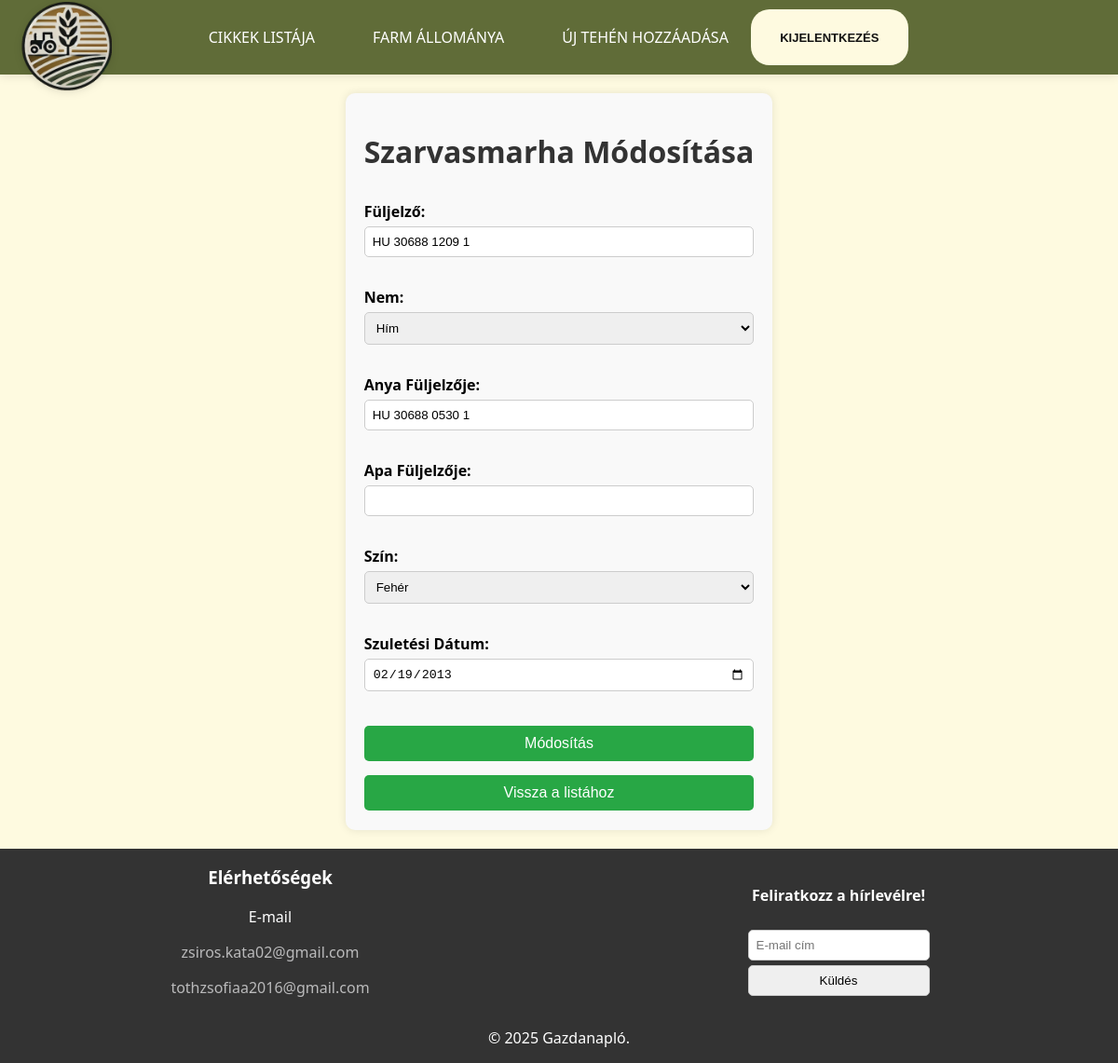
The page /admin/edit_cow.php?id=2 (signed in) on the database as committed earlier.
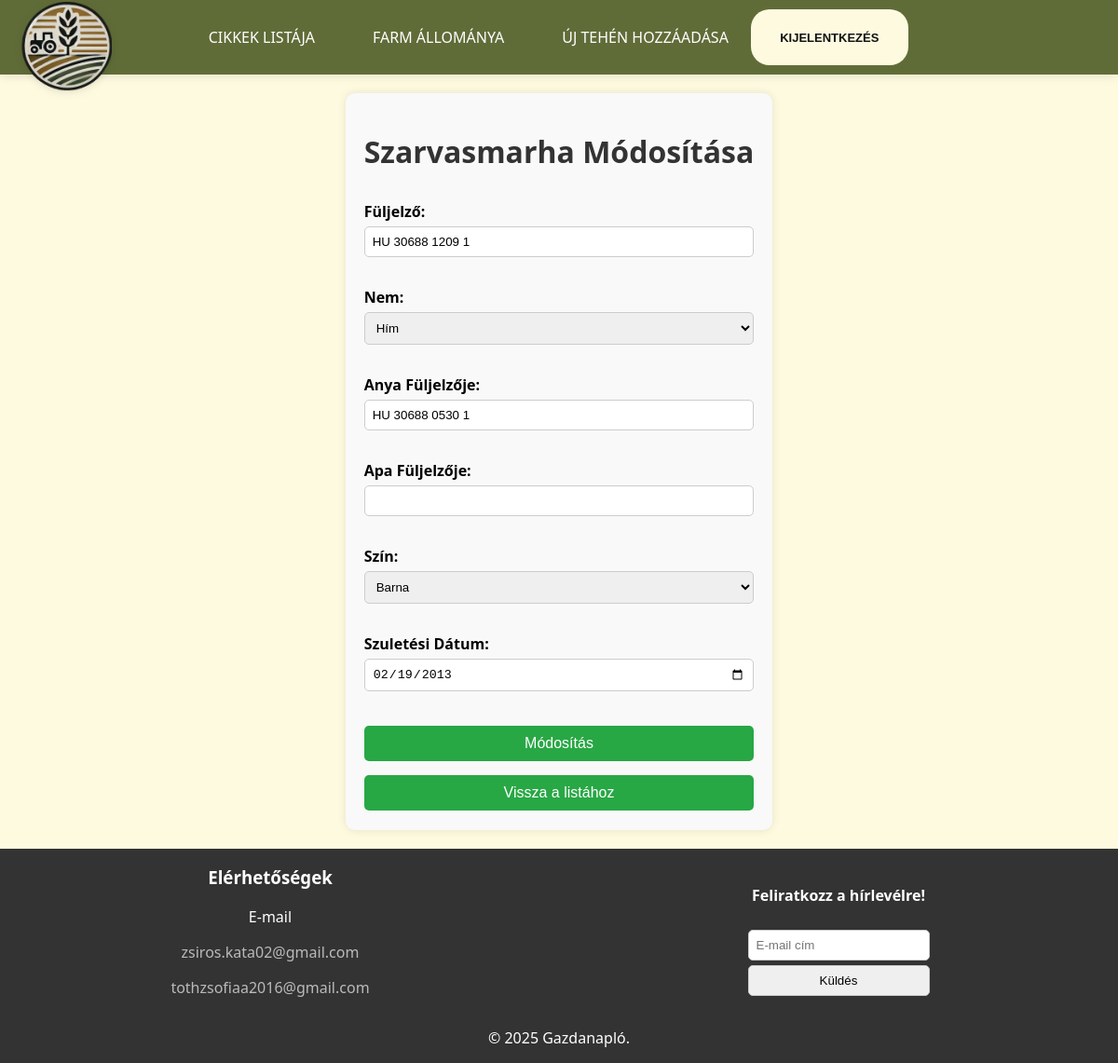
The same page on the database as committed later.
### tables this page shows
CREATE TABLE `cows` (
  `id` int(11) NOT NULL,
  `ear_tag` varchar(255) DEFAULT NULL,
  `gender` tinyint(1) DEFAULT NULL,
  `cows_parents_id` int(11) DEFAULT NULL,
  `color_id` int(11) DEFAULT NULL,
  `birthdate` date DEFAULT NULL,
  `death_date` date DEFAULT NULL,
  `mother_ear_tag` varchar(255) DEFAULT NULL,
  `father_ear_tag` varchar(255) DEFAULT NULL,
  `picture` varchar(255) DEFAULT NULL
);

CREATE TABLE `colors` (
  `id` int(11) NOT NULL,
  `colors` varchar(255) DEFAULT NULL
);

### admin/edit_cow.php (the view, shortened to what this page needs)
<?php
require '../connect.php';
$cow_id = $_GET['id'] ?? null;
$stmt = $dbconn->prepare("SELECT * FROM cows WHERE id = ?");
$stmt->bind_param('i', $cow_id);
$stmt->execute();
$result = $stmt->get_result();
$cow = $result->fetch_assoc();
$colorsResult = $dbconn->query("SELECT id, colors AS color FROM colors");
$colors = [];
if ($colorsResult->num_rows > 0) {
    while ($row = $colorsResult->fetch_assoc()) {
        $colors[] = $row;
    }
}
?>
<!DOCTYPE html>
<html lang="hu">
 <?php
    include '../main/head.php';
?>
<body>
    <header>
        <?php include "../main/nav.php";?>
    </header>
    <main>
        <h1>Szarvasmarha Módosítása</h1>
        <form method="POST">
            <label for="ear_tag">Füljelző:</label>
            <input type="text" id="ear_tag" name="ear_tag" value="<?php echo htmlspecialchars($cow['ear_tag']); ?>" required>
            <br>
            <label for="gender">Nem:</label>
            <select id="gender" name="gender" required>
                <option value="M" <?php echo $cow['gender'] === 'M' ? 'selected' : ''; ?>>Hím</option>
            </select>
            <br>
            <label for="mother_ear_tag">Anya Füljelzője:</label>
            <input type="text" id="mother_ear_tag" name="mother_ear_tag" value="<?php echo htmlspecialchars($cow['mother_ear_tag']); ?>">
            <br>
            <label for="father_ear_tag">Apa Füljelzője:</label>
            <input type="text" id="father_ear_tag" name="father_ear_tag" value="<?php echo htmlspecialchars($cow['father_ear_tag']); ?>">
            <br>
            <label for="color_id">Szín:</label>
            <select id="color_id" name="color_id" required>
                <?php foreach ($colors as $color): ?>
                    <option value="<?php echo $color['id']; ?>" <?php echo $cow['color_id'] == $color['id'] ? 'selected' : ''; ?>>
                        <?php echo htmlspecialchars($color['color']); ?>
                    </option>
                <?php endforeach; ?>
            </select>
            <br>
            <label for="birthdate">Szuletési Dátum:</label>
            <input type="date" id="birthdate" name="birthdate" value="<?php echo htmlspecialchars($cow['birthdate']); ?>" required>
            <br>
            <button class="button" type="submit">Módosítás</button>
            <button class="button" type="submit"><a href="farm_states.php">Vissza a listához</a></button>
        </form>
    </main>
    <footer>
        <?php include '../main/footer.php'; ?>
    </footer>
</body>
</html>

Rows that differ between the two databases and show on the page:
changed cows "HU 30688 1209 1": color_id "Fehér" → "Barna"
